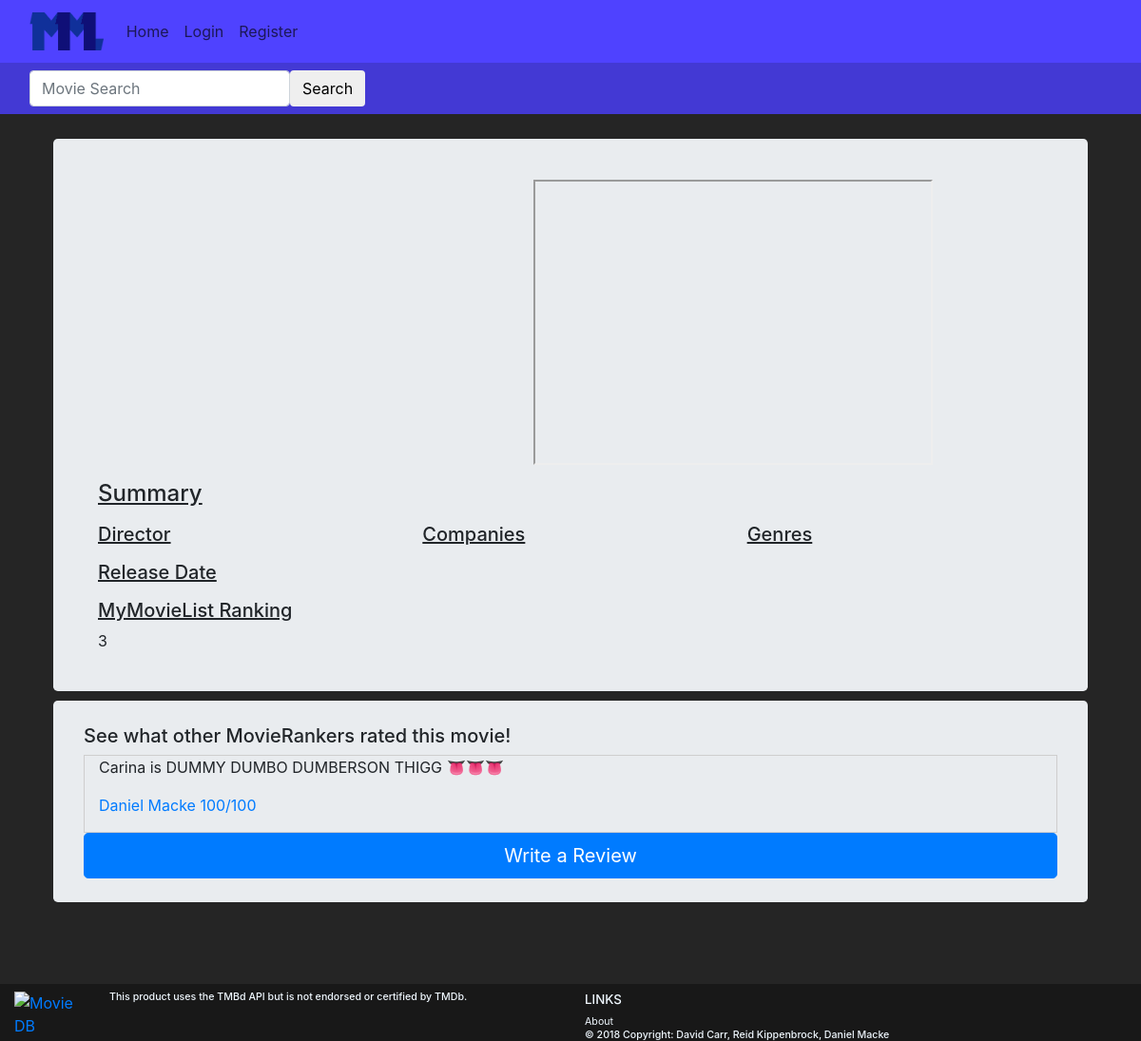
/movies/?movie_id=374205, run on an earlier commit of the app's database.
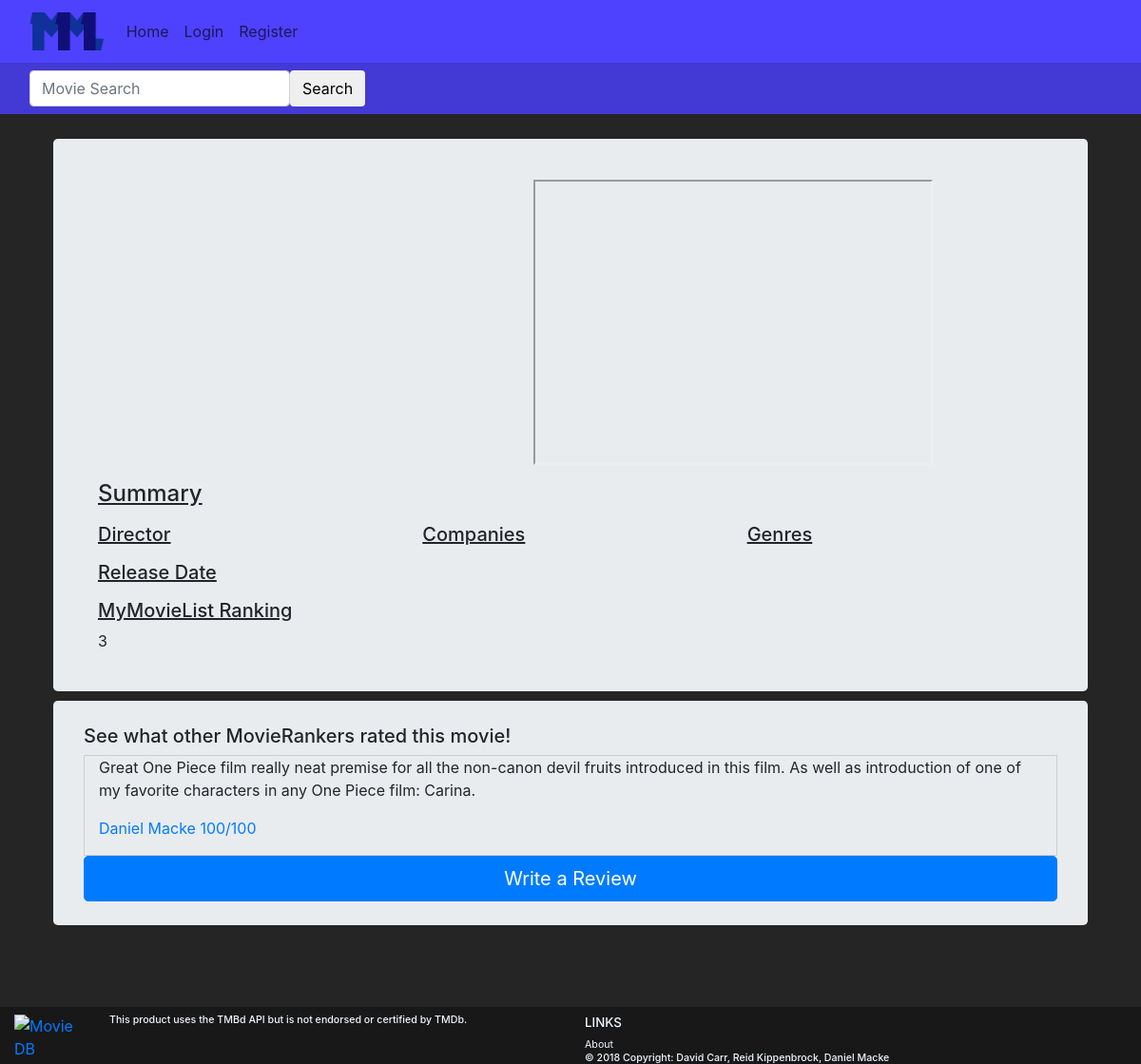
And on a later commit of the database.
### movies/models.py (models this page shows)
class MovieReview(models.Model):
    user = models.ForeignKey(User,on_delete=models.CASCADE,default=1)
    movie_id = models.IntegerField(default=0)
    movie_title = models.CharField(max_length=50, default='')
    rating = models.IntegerField(
        default=0,
        validators=[
            MaxValueValidator(100),
            MinValueValidator(0)
        ]
    )
    review = models.CharField(max_length=1000, default='')

### movies/views.py (the view)
# urls.py: path('', views.movies),
def movies(request):
    movie_id = request.GET.get('movie_id')
    movie = tmdb.Movies(movie_id)
    if(movie_id):
        movie_info = movie.info()
        movie_title = movie_info["title"]
        movie_poster = 'http://image.tmdb.org/t/p/w185/' + movie_info["poster_path"]
        movie_overview = movie_info["overview"]
        movie_genres = movie_info["genres"]
        movie_companies = movie_info["production_companies"]
        movie_release_date = movie_info["release_date"]
        movie_trailer = ""
        movie_director = ""
        movie_director_pic = ""
        for f in movie.videos()["results"]:
            if (f["site"] == "YouTube" and f["type"] == "Trailer"):
                movie_trailer = "https://youtube.com/embed/" + f["key"]
                break;
        for f in movie.credits()["crew"]:
            if f["job"] == "Director" :
                movie_director = f["name"]
                movie_director_pic = f["profile_path"]
        movie_homepage = movie_info["homepage"]
        movie_reviews =  MovieReview.objects.filter(movie_id=movie_id)
        sum = 0;
        count = 0;
        for review in movie_reviews:
            sum += review.rating
            count += 1
        average = 'no reviews'
        if count > 0:
            average = sum / count
        all_reviews = MovieReview.objects.all()
        ratings = {}
        for review in all_reviews:
            id = review.movie_id
            reviews = MovieReview.objects.filter(movie_id=id)
            sum = 0
            count = 0
            for review in reviews:
                sum += review.rating
                count += 1
            average = sum / count
            ratings[id] = average
        sorted_rankings = sorted(ratings.items(), key=operator.itemgetter(1))
        sorted_rankings.reverse()
        ranking = 'No reviews'
        count = 1
        for x in sorted_rankings:
            print(movie_id)
            print(x[0])
            if x[0]==int(movie_id):
                print("here")
                ranking = count
                break
            count+=1
        args = {'ranking': ranking, 'average_rating': average, 'id' :movie_id, 'title': movie_title, 'poster': movie_poster, 'overview': movie_overview, 'genres': movie_genres,
                'companies': movie_companies, 'release_date': movie_release_date, 'trailer': movie_trailer,
                'homepage': movie_homepage, 'director':movie_director, 'director_pic':movie_director_pic,'reviews':movie_reviews,}
    return render(request, 'movies/movies.html', args)

### movies/templates/movies/movies.html (shortened to what this page needs)
{% extends 'base.html' %}
{% block body %}
  <div class="container p-3">
    <div class="jumbotron">
      <div class="container-fluid">
        <div class="row" style="padding-top: 10px;">
          <div class="col-md-4 text-center">
          </div>
          <div class="col-md-8 text-center">
            <iframe height="300" width="420" src="{{ trailer }}">
            </iframe>
          </div>
        </div>
        <div class="row" style="padding-top: 10px;">
            <div class="col-md-12 lead">
                <u><h4 class"text-md-left"> Summary </h4></u>
            </div>
        </div>
        <div class="row">
          <div class="col-md-4">
            <u><h5 class="text-md-left"> Director </h5></u>
            <u><h5 class="text-md-left"> Release Date </h5></u>
            <u><h5 class="text-md-left"> MyMovieList Ranking </h5></u>
            <p>
              {{ ranking }}
            </p>
          </div>
          <div class="col-md-4">
            <u><h5 class="text-md-left"> Companies </h5></u>
          </div>
          <div class="col-md-4">
            <u><h5 class="text-md-left text-underline"> Genres </h5></u>
          </div>
        </div>
      </div>
    </div>
    <div class="jumbotron">
      <h5>See what other MovieRankers rated this movie!</h5>
        {%for review in reviews%}
        <div class="container-fluid" style="border:1px solid #cecece;">
          <blockquote>
            <p>{{review.review}}<p>
            <footer><a href="/account/profile/?p={{review.user.username}}">{{review.user.first_name}} {{review.user.last_name}} {{review.rating}}/100</a></footer>
          </blockquote>
        </div>
        {% endfor %}
        <a href="/movies/write_review/?movie_id={{ id }}" class="btn btn-primary btn-lg btn-block">Write a Review</a>
    </div>
  </div>
{% endblock %}

What changed in the data, as far as the page shows it:
changed MovieReview "Daniel": review "Carina is DUMMY DUMBO DUMBERSON THIGG 👅👅👅" → "Great One Piece film really neat premise for all the non-canon devil fruits introduced in this film. As well as introduction of one of my favorite characters in any One Piece film: Carina."
